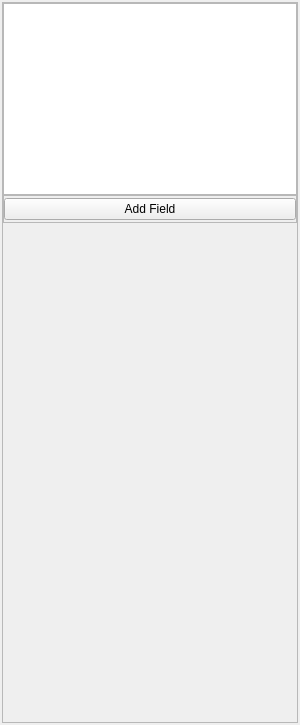
<?xml version="1.0" encoding="UTF-8"?>
<ui version="4.0">
 <class>FieldListEditorWidget</class>
 <widget class="QWidget" name="FieldListEditorWidget">
  <property name="geometry">
   <rect>
    <x>0</x>
    <y>0</y>
    <width>300</width>
    <height>725</height>
   </rect>
  </property>
  <property name="sizePolicy">
   <sizepolicy hsizetype="Preferred" vsizetype="Expanding">
    <horstretch>0</horstretch>
    <verstretch>0</verstretch>
   </sizepolicy>
  </property>
  <property name="windowTitle">
   <string>Field List Editor</string>
  </property>
  <layout class="QVBoxLayout" name="verticalLayout">
   <property name="spacing">
    <number>2</number>
   </property>
   <property name="margin">
    <number>2</number>
   </property>
   <item>
    <widget class="QScrollArea" name="scrollArea">
     <property name="sizePolicy">
      <sizepolicy hsizetype="Expanding" vsizetype="Expanding">
       <horstretch>0</horstretch>
       <verstretch>0</verstretch>
      </sizepolicy>
     </property>
     <property name="horizontalScrollBarPolicy">
      <enum>Qt::ScrollBarAsNeeded</enum>
     </property>
     <property name="widgetResizable">
      <bool>true</bool>
     </property>
     <widget class="QWidget" name="scrollAreaWidgetContents">
      <property name="geometry">
       <rect>
        <x>0</x>
        <y>0</y>
        <width>294</width>
        <height>719</height>
       </rect>
      </property>
      <layout class="QVBoxLayout" name="verticalLayout_2">
       <property name="spacing">
        <number>0</number>
       </property>
       <property name="margin">
        <number>0</number>
       </property>
       <item>
        <widget class="QListView" name="field_listview">
         <property name="sizePolicy">
          <sizepolicy hsizetype="Expanding" vsizetype="Preferred">
           <horstretch>0</horstretch>
           <verstretch>0</verstretch>
          </sizepolicy>
         </property>
        </widget>
       </item>
       <item>
        <widget class="QFrame" name="frame">
         <property name="frameShape">
          <enum>QFrame::StyledPanel</enum>
         </property>
         <property name="frameShadow">
          <enum>QFrame::Raised</enum>
         </property>
         <layout class="QHBoxLayout" name="horizontalLayout">
          <property name="spacing">
           <number>2</number>
          </property>
          <property name="leftMargin">
           <number>0</number>
          </property>
          <property name="topMargin">
           <number>2</number>
          </property>
          <property name="rightMargin">
           <number>0</number>
          </property>
          <property name="bottomMargin">
           <number>2</number>
          </property>
          <item>
           <widget class="QPushButton" name="addFieldButton">
            <property name="text">
             <string>Add Field</string>
            </property>
           </widget>
          </item>
         </layout>
        </widget>
       </item>
       <item>
        <widget class="FieldEditorWidget" name="field_editor" native="true">
         <property name="sizePolicy">
          <sizepolicy hsizetype="Expanding" vsizetype="Expanding">
           <horstretch>0</horstretch>
           <verstretch>0</verstretch>
          </sizepolicy>
         </property>
        </widget>
       </item>
      </layout>
     </widget>
    </widget>
   </item>
  </layout>
 </widget>
 <customwidgets>
  <customwidget>
   <class>FieldEditorWidget</class>
   <extends>QWidget</extends>
   <header>fieldeditorwidget.h</header>
  </customwidget>
 </customwidgets>
 <resources/>
 <connections>
  <connection>
   <sender>field_listview</sender>
   <signal>clicked(QModelIndex)</signal>
   <receiver>FieldListEditorWidget</receiver>
   <slot>fieldsListItemClicked(QModelIndex)</slot>
   <hints>
    <hint type="sourcelabel">
     <x>110</x>
     <y>60</y>
    </hint>
    <hint type="destinationlabel">
     <x>122</x>
     <y>218</y>
    </hint>
   </hints>
  </connection>
 </connections>
 <slots>
  <slot>fieldsListItemClicked(QModelIndex)</slot>
  <slot>addFieldEntered(QString)</slot>
 </slots>
</ui>
